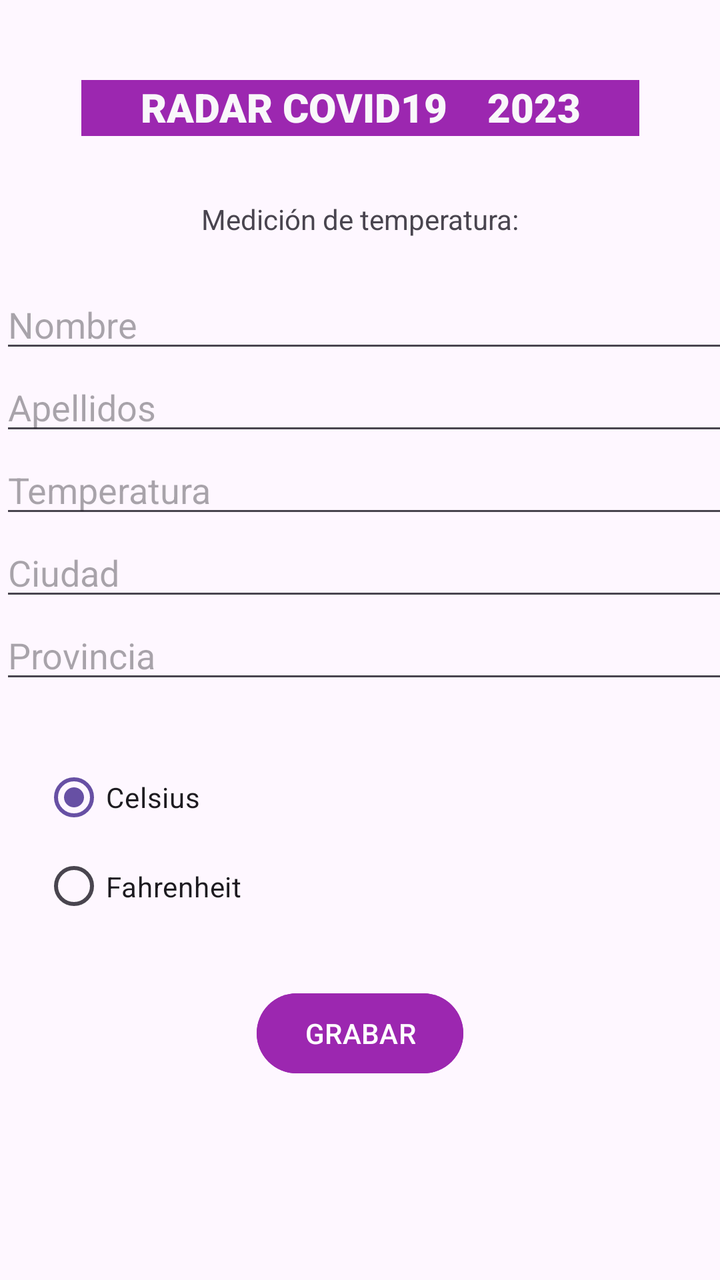
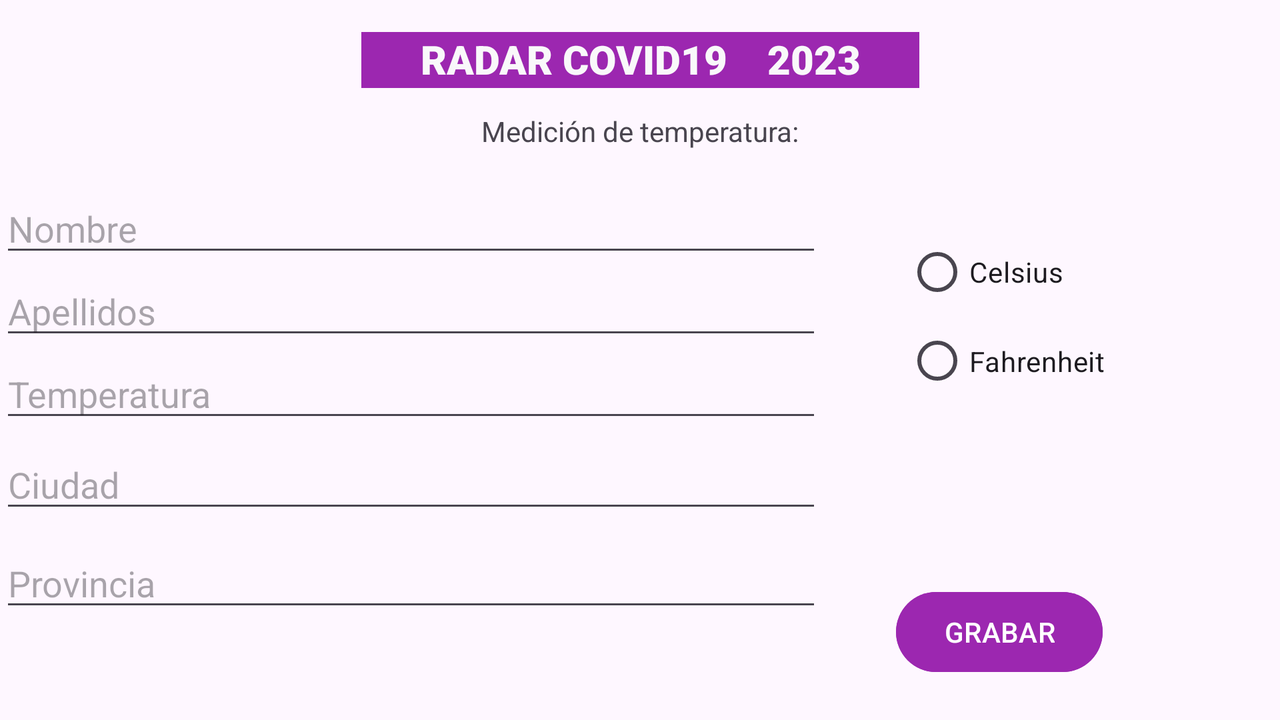

Compare how this app lays out the same screen by default and in its alternative resource folder. The renders come first, then the two layout files and the values they reference.
<!-- AndroidManifest.xml: application theme Theme.Covid19App -->
<!-- res/layout/fragment_medicion.xml -->
<?xml version="1.0" encoding="utf-8"?>
<androidx.constraintlayout.widget.ConstraintLayout xmlns:android="http://schemas.android.com/apk/res/android"
    xmlns:app="http://schemas.android.com/apk/res-auto"
    xmlns:tools="http://schemas.android.com/tools"
    android:id="@+id/frameLayout3"
    android:layout_width="match_parent"
    android:layout_height="match_parent"
    tools:context=".views.ui.medicionTemperatura.MedicionFragment">



    <TextView
        android:id="@+id/textViewTitulo4"
        android:layout_width="279dp"
        android:layout_height="28dp"
        android:layout_marginTop="40dp"
        android:background="#9C27B0"
        android:fontFamily="sans-serif-black"
        android:text="RADAR COVID19    2023"
        android:textAlignment="center"
        android:textColor="#F9F8FA"
        android:textSize="20sp"
        app:circularflow_angles="25"
        app:layout_constraintEnd_toEndOf="parent"
        app:layout_constraintStart_toStartOf="parent"
        app:layout_constraintTop_toTopOf="parent" />

    <TextView
        android:id="@+id/textView2"
        android:layout_width="0dp"
        android:layout_height="0dp"
        android:text="@string/hello_blank_fragment"
        app:layout_constraintBottom_toTopOf="@+id/textInputLayout"
        app:layout_constraintEnd_toEndOf="parent"
        app:layout_constraintStart_toStartOf="parent"
        app:layout_constraintTop_toTopOf="parent" />

    <com.google.android.material.textfield.TextInputLayout
        android:id="@+id/textInputLayout"
        android:layout_width="0dp"
        android:layout_height="wrap_content"
        android:layout_marginBottom="731dp"
        app:layout_constraintBottom_toBottomOf="parent"
        app:layout_constraintEnd_toEndOf="parent"
        app:layout_constraintStart_toStartOf="parent"
        app:layout_constraintTop_toBottomOf="@+id/textView2">

    </com.google.android.material.textfield.TextInputLayout>

    <com.google.android.material.textfield.TextInputEditText
        android:id="@+id/textInputEditNombre"
        android:layout_width="411dp"
        android:layout_height="wrap_content"
        android:layout_marginTop="72dp"
        android:hint="Nombre"
        app:layout_constraintTop_toBottomOf="@+id/textViewTitulo4"
        tools:layout_editor_absoluteX="0dp" />

    <com.google.android.material.textfield.TextInputEditText
        android:id="@+id/textInputEditApellidos"
        android:layout_width="411dp"
        android:layout_height="wrap_content"
        android:hint="Apellidos"
        app:layout_constraintTop_toBottomOf="@+id/textInputEditNombre"
        tools:layout_editor_absoluteX="0dp" />

    <com.google.android.material.textfield.TextInputEditText
        android:id="@+id/textInputEditTemperatura"
        android:layout_width="411dp"
        android:layout_height="wrap_content"
        android:hint="Temperatura"
        android:inputType="number"
        app:layout_constraintTop_toBottomOf="@+id/textInputEditApellidos"
        tools:layout_editor_absoluteX="0dp" />

    <com.google.android.material.textfield.TextInputEditText
        android:id="@+id/textInputEditCiudad"
        android:layout_width="411dp"
        android:layout_height="wrap_content"
        android:hint="Ciudad"
        app:layout_constraintTop_toBottomOf="@+id/textInputEditTemperatura"
        tools:layout_editor_absoluteX="0dp" />

    <com.google.android.material.textfield.TextInputEditText
        android:id="@+id/textInputEditProvincia"
        android:layout_width="411dp"
        android:layout_height="wrap_content"
        android:hint="Provincia"
        app:layout_constraintTop_toBottomOf="@+id/textInputEditCiudad"
        tools:layout_editor_absoluteX="0dp" />

    <RadioGroup
        android:id="@+id/radioGroup"
        android:layout_width="133dp"
        android:layout_height="90dp"
        android:layout_marginTop="28dp"
        app:layout_constraintEnd_toEndOf="parent"
        app:layout_constraintHorizontal_bias="0.093"
        app:layout_constraintStart_toStartOf="parent"
        app:layout_constraintTop_toBottomOf="@+id/textInputEditProvincia">

        <RadioButton
            android:id="@+id/radioButtonCelsius"
            android:layout_width="123dp"
            android:layout_height="wrap_content"
            android:checked="true"
            android:text="Celsius" />

        <RadioButton
            android:id="@+id/radioButtonFahrenheit"
            android:layout_width="123dp"
            android:layout_height="41dp"
            android:text="Fahrenheit" />

    </RadioGroup>

    <Button
        android:id="@+id/buttonFinalizar"
        android:layout_width="wrap_content"
        android:layout_height="wrap_content"
        android:layout_marginTop="28dp"
        android:backgroundTint="#9C27B0"
        android:text="GRABAR"
        app:layout_constraintEnd_toEndOf="parent"
        app:layout_constraintStart_toStartOf="parent"
        app:layout_constraintTop_toBottomOf="@+id/radioGroup" />

    <TextView
        android:id="@+id/textViewMedicion"
        android:layout_width="191dp"
        android:layout_height="24dp"
        android:layout_marginTop="32dp"
        android:text="Medición de temperatura:"
        android:textAlignment="center"
        app:layout_constraintEnd_toEndOf="parent"
        app:layout_constraintStart_toStartOf="parent"
        app:layout_constraintTop_toBottomOf="@+id/textViewTitulo4" />

</androidx.constraintlayout.widget.ConstraintLayout>
<!-- resources referenced by this layout -->
<resources>
  <string name="hello_blank_fragment" />
  <style name="Theme.Covid19App" parent="Base.Theme.Covid19App" />
  <style name="Base.Theme.Covid19App" parent="Theme.Material3.DayNight.NoActionBar">
          
          
      </style>
</resources>
<!-- res/layout-land/fragment_medicion.xml (the repository's variant of the layout above) -->
<!-- drawn on the phone turned sideways -->
<?xml version="1.0" encoding="utf-8"?>
<androidx.constraintlayout.widget.ConstraintLayout xmlns:android="http://schemas.android.com/apk/res/android"
    xmlns:app="http://schemas.android.com/apk/res-auto"
    xmlns:tools="http://schemas.android.com/tools"
    android:id="@+id/frameLayout3"
    android:layout_width="match_parent"
    android:layout_height="match_parent"
    tools:context=".views.ui.medicionTemperatura.MedicionFragment">

    

    <TextView
        android:id="@+id/textViewTitulo4"
        android:layout_width="279dp"
        android:layout_height="28dp"
        android:layout_marginTop="16dp"
        android:background="#9C27B0"
        android:fontFamily="sans-serif-black"
        android:text="RADAR COVID19    2023"
        android:textAlignment="center"
        android:textColor="#F9F8FA"
        android:textSize="20sp"
        app:circularflow_angles="25"
        app:layout_constraintEnd_toEndOf="parent"
        app:layout_constraintStart_toStartOf="parent"
        app:layout_constraintTop_toTopOf="parent" />

    <TextView
        android:id="@+id/textView2"
        android:layout_width="0dp"
        android:layout_height="0dp"
        android:text="@string/hello_blank_fragment"
        app:layout_constraintBottom_toTopOf="@+id/textInputLayout"
        app:layout_constraintEnd_toEndOf="parent"
        app:layout_constraintStart_toStartOf="parent"
        app:layout_constraintTop_toTopOf="parent" />

    <com.google.android.material.textfield.TextInputLayout
        android:id="@+id/textInputLayout"
        android:layout_width="0dp"
        android:layout_height="wrap_content"
        android:layout_marginBottom="731dp"
        app:layout_constraintBottom_toBottomOf="parent"
        app:layout_constraintEnd_toEndOf="parent"
        app:layout_constraintStart_toStartOf="parent"
        app:layout_constraintTop_toBottomOf="@+id/textView2">

    </com.google.android.material.textfield.TextInputLayout>

    <com.google.android.material.textfield.TextInputEditText
        android:id="@+id/textInputEditCiudad"
        android:layout_width="411dp"
        android:layout_height="wrap_content"
        android:layout_marginTop="4dp"
        android:hint="Ciudad"
        app:layout_constraintTop_toBottomOf="@+id/textInputEditTemperatura"
        tools:layout_editor_absoluteX="64dp" />

    <com.google.android.material.textfield.TextInputEditText
        android:id="@+id/textInputEditProvincia"
        android:layout_width="411dp"
        android:layout_height="wrap_content"
        android:layout_marginTop="8dp"
        android:hint="Provincia"
        app:layout_constraintTop_toBottomOf="@+id/textInputEditCiudad"
        tools:layout_editor_absoluteX="64dp" />

    <com.google.android.material.textfield.TextInputEditText
        android:id="@+id/textInputEditNombre"
        android:layout_width="411dp"
        android:layout_height="wrap_content"
        android:layout_marginTop="48dp"
        android:hint="Nombre"
        app:layout_constraintTop_toBottomOf="@+id/textViewTitulo4"
        tools:layout_editor_absoluteX="64dp" />

    <Button
        android:id="@+id/buttonFinalizar"
        android:layout_width="wrap_content"
        android:layout_height="wrap_content"
        android:layout_marginTop="88dp"
        android:backgroundTint="#9C27B0"
        android:text="GRABAR"
        app:layout_constraintEnd_toEndOf="parent"
        app:layout_constraintHorizontal_bias="0.835"
        app:layout_constraintStart_toStartOf="parent"
        app:layout_constraintTop_toBottomOf="@+id/radioGroup" />

    <com.google.android.material.textfield.TextInputEditText
        android:id="@+id/textInputEditTemperatura"
        android:layout_width="411dp"
        android:layout_height="wrap_content"
        android:hint="Temperatura"
        android:inputType="number"
        app:layout_constraintTop_toBottomOf="@+id/textInputEditApellidos"
        tools:layout_editor_absoluteX="64dp" />

    <RadioGroup
        android:id="@+id/radioGroup"
        android:layout_width="146dp"
        android:layout_height="92dp"
        android:layout_marginTop="112dp"
        app:layout_constraintEnd_toEndOf="parent"
        app:layout_constraintStart_toEndOf="@+id/textInputEditApellidos"
        app:layout_constraintTop_toTopOf="parent">

        <RadioButton
            android:id="@+id/radioButtonCelsius"
            android:layout_width="121dp"
            android:layout_height="wrap_content"
            android:text="Celsius" />

        <RadioButton
            android:id="@+id/radioButtonFahrenheit"
            android:layout_width="123dp"
            android:layout_height="41dp"
            android:text="Fahrenheit" />

    </RadioGroup>

    <com.google.android.material.textfield.TextInputEditText
        android:id="@+id/textInputEditApellidos"
        android:layout_width="411dp"
        android:layout_height="wrap_content"
        android:hint="Apellidos"
        app:layout_constraintTop_toBottomOf="@+id/textInputEditNombre"
        tools:layout_editor_absoluteX="64dp" />

    <TextView
        android:id="@+id/textViewMedicion"
        android:layout_width="191dp"
        android:layout_height="24dp"
        android:layout_marginTop="12dp"
        android:text="Medición de temperatura:"
        android:textAlignment="center"
        app:layout_constraintEnd_toEndOf="parent"
        app:layout_constraintStart_toStartOf="parent"
        app:layout_constraintTop_toBottomOf="@+id/textViewTitulo4" />

</androidx.constraintlayout.widget.ConstraintLayout>
